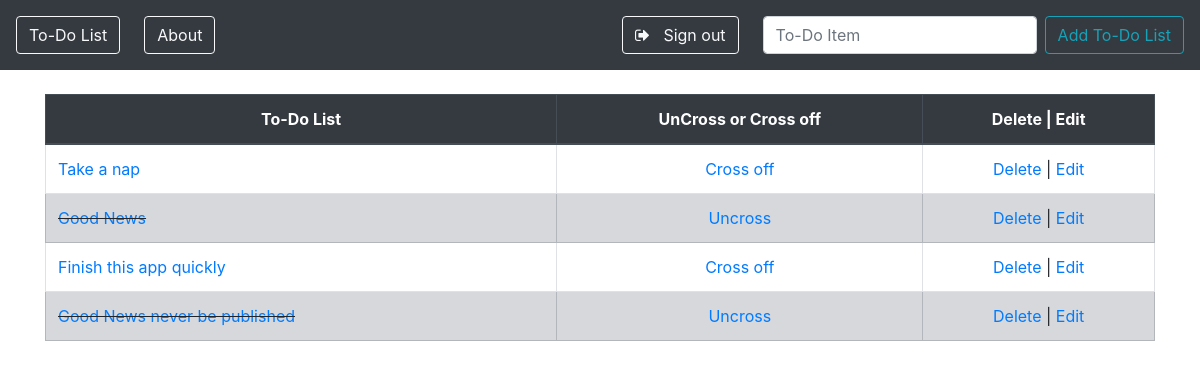
The app's page / (signed in) with its own data.
### todo_list/models.py (models this page shows, shortened)
class List(models.Model):
    item = models.CharField(max_length=200)
    completed = models.BooleanField(default=False)

### todo_list/views.py (the view)
# urls.py: path('', views.home, name='home'),
@login_required  # it will work after login.
def home(request):
    if request.method == 'POST':
        form = ListForm(request.POST or None)
        if form.is_valid():
            form.save()
            all_items = List.objects.all  # List is class name
            messages.success(request, ('Item Has Been Added To List!'))
            return render(request, 'home.html', {'all_items':all_items})
    else:
        all_items = List.objects.all  # List is class name
        return render(request, 'home.html', {'all_items':all_items})

### todo_list/templates/home.html (shortened to what this page needs)
{% extends 'base.html' %}
{% block content %}
{% if all_items %}
<table class="table table-bordered">
<thead class="thead-dark text-center">
      <tr>
        <th>To-Do List</th>
        <th>UnCross or Cross off</th>
        <th>Delete | Edit</th>
      </tr>
    </thead>
    {% for things in all_items %}
      {% if things.completed %}
        <tr class="table-secondary">
            <td class="striker"><a href="{% url 'edit' things.id %}">{{ things.item }}</a></td>
            <td><center><a href="{% url 'uncross' things.id %}">Uncross</a></center></td>
            <td><center><a href="{% url 'delete' things.id %}">Delete</a> | <a href="{% url 'edit' things.id %}">Edit</a></center></td>
        </tr>
    {% else %}
        <tr>
            <td><a href="{% url 'edit' things.id %}">{{ things.item }}</a></td>
            <td><center><a href="{% url 'cross_off' things.id %}">Cross off</a></center></td>
            <td><center><a href="{% url 'delete' things.id %}">Delete</a> | <a href="{% url 'edit' things.id %}">Edit</a></center></td>
        </tr>
        {% endif %}
    {% endfor %}
</table>
{% endif %}
{% endblock %}

### todo_list/static/css/my_style.css (style rules this page uses)
.striker { text-decoration: line-through; }

### records on screen
List: item "Take a nap"
List: item "Good News"
List: item "Finish this app quickly"
List: item "Good News never be published"
